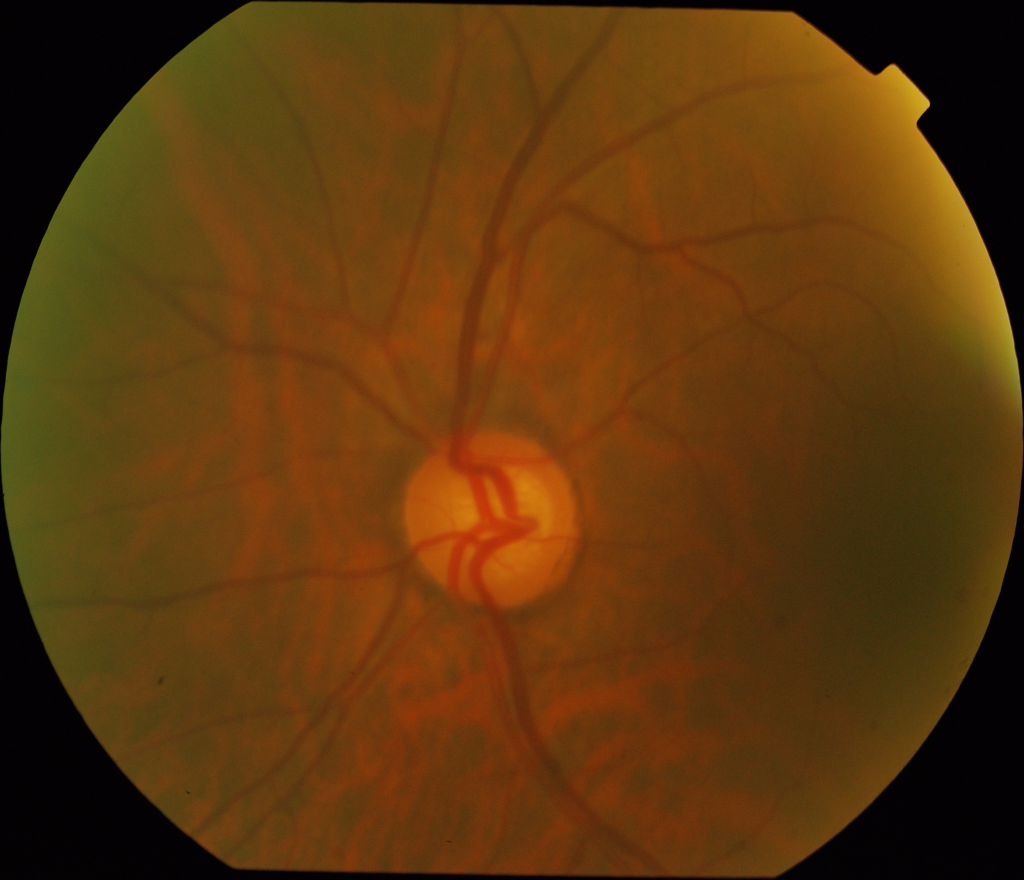
#> input picture Images/training/drishtiGS_037.png, 2048 x 1760 px (shown at 1/2 size)
$ jupyter execute --allow-errors optic_disk_segmentation_save.ipynb
#> lines starting #> are read from the running program, lines starting #| are printed output that depends on the picture; after the words box and inside, x2 and y2 are one past the last pixel; in counts of white or black regions, pixels touching at a corner belong together
Calling All Autobots

[cell 1]
import cv2
import numpy as np
from matplotlib import pyplot as plt
from skimage import exposure
import os

Function for histogram matching

[cell 2]
# Function for histogram matching
def histogram_matching(source, template):
    matched = exposure.match_histograms(source, template, channel_axis=None)
    return matched

Dataset

[cell 3]
#Data training
image1 = 'Images/training/drishtiGS_017.png'
image2 = 'Images/training/drishtiGS_032.png'
image3 = 'Images/training/drishtiGS_036.png'
image4 = 'Images/training/drishtiGS_037.png'
image5 ='Images/training/drishtiGS_040.png'
image6 = 'Images/training/drishtiGS_042.png'
image7 = 'Images/training/drishtiGS_049.png'
image8 = 'Images/training/drishtiGS_057.png'
image9 = 'Images/training/drishtiGS_060.png'
image10 = 'Images/training/drishtiGS_063.png'
image11 = 'Images/training/drishtiGS_064.png'
image12 = 'Images/training/drishtiGS_066.png'
image13 = 'Images/training/drishtiGS_068.png'
image14 = 'Images/training/drishtiGS_069.png'
image15 = 'Images/training/drishtiGS_080.png'
image16 = 'Images/training/drishtiGS_081.png'
image17 = 'Images/training/drishtiGS_084.png'
image18 = 'Images/training/drishtiGS_088.png'
image19 = 'Images/training/drishtiGS_094.png'
image20 = 'Images/training/drishtiGS_098.png'

#Data Testing
image21 = 'Images/testing/drishtiGS_033.png'
image22 = 'Images/testing/drishtiGS_038.png'
image23 = 'Images/testing/drishtiGS_041.png'
image24 = 'Images/testing/drishtiGS_046.png'
image25 = 'Images/testing/drishtiGS_051.png'
image26 = 'Images/testing/drishtiGS_058.png'
image27 = 'Images/testing/drishtiGS_076.png'
image28 = 'Images/testing/drishtiGS_089.png'
image29 = 'Images/testing/drishtiGS_090.png'
image30 = 'Images/testing/drishtiGS_092.png'


# Buat list yang berisi semua variabel gambar
images = [
    image1, image2, image3, image4, image5,
    image6, image7, image8, image9, image10,
    image11, image12, image13, image14, image15,
    image16,
    image17, image18,
    image19, image20,
    image21, image22, image23, image24, image25,
    image26, image27, image28, image29, image30
]

OD Actual

[cell 4]
#Data training
actual1 = 'Images/OD_training/drishtiGS_017_ODAvgBoundary_OD_img.png'
actual2 = 'Images/OD_training/drishtiGS_032_ODAvgBoundary_OD_img.png'
actual3 = 'Images/OD_training/drishtiGS_036_ODAvgBoundary_OD_img.png'
actual4 = 'Images/OD_training/drishtiGS_037_ODAvgBoundary_OD_img.png'
actual5 ='Images/OD_training/drishtiGS_040_ODAvgBoundary_OD_img.png'
actual6 = 'Images/OD_training/drishtiGS_042_ODAvgBoundary_OD_img.png'
actual7 = 'Images/OD_training/drishtiGS_049_ODAvgBoundary_OD_img.png'
actual8 = 'Images/OD_training/drishtiGS_057_ODAvgBoundary_OD_img.png'
actual9 = 'Images/OD_training/drishtiGS_060_ODAvgBoundary_OD_img.png'
actual10 = 'Images/OD_training/drishtiGS_063_ODAvgBoundary_OD_img.png'
actual11 = 'Images/OD_training/drishtiGS_064_ODAvgBoundary_OD_img.png'
actual12 = 'Images/OD_training/drishtiGS_066_ODAvgBoundary_OD_img.png'
actual13 = 'Images/OD_training/drishtiGS_068_ODAvgBoundary_OD_img.png'
actual14 = 'Images/OD_training/drishtiGS_069_ODAvgBoundary_OD_img.png'
actual15 = 'Images/OD_training/drishtiGS_080_ODAvgBoundary_OD_img.png'
actual16 = 'Images/OD_training/drishtiGS_081_ODAvgBoundary_OD_img.png'
actual17 = 'Images/OD_training/drishtiGS_084_ODAvgBoundary_OD_img.png'
actual18 = 'Images/OD_training/drishtiGS_088_ODAvgBoundary_OD_img.png'
actual19 = 'Images/OD_training/drishtiGS_094_ODAvgBoundary_OD_img.png'
actual20 = 'Images/OD_training/drishtiGS_098_ODAvgBoundary_OD_img.png'

#Data Testing
actual21 = 'Images/OD_testing/drishtiGS_033_ODAvgBoundary_OD_img.png'
actual22 = 'Images/OD_testing/drishtiGS_038_ODAvgBoundary_OD_img.png'
actual23 = 'Images/OD_testing/drishtiGS_041_ODAvgBoundary_OD_img.png'
actual24 = 'Images/OD_testing/drishtiGS_046_ODAvgBoundary_OD_img.png'
actual25 = 'Images/OD_testing/drishtiGS_051_ODAvgBoundary_OD_img.png'
actual26 = 'Images/OD_testing/drishtiGS_058_ODAvgBoundary_OD_img.png'
actual27 = 'Images/OD_testing/drishtiGS_076_ODAvgBoundary_OD_img.png'
actual28 = 'Images/OD_testing/drishtiGS_089_ODAvgBoundary_OD_img.png'
actual29 = 'Images/OD_testing/drishtiGS_090_ODAvgBoundary_OD_img.png'
actual30 = 'Images/OD_testing/drishtiGS_092_ODAvgBoundary_OD_img.png'

# Buat list yang berisi semua variabel gambar
actuals = [
    actual1, actual2, actual3, actual4, actual5,
    actual6, actual7, actual8, actual9, actual10,
    actual11, actual12, actual13, actual14, actual15,
    actual16, actual17, actual18, actual19, actual20,
    actual21, actual22, actual23, actual24, actual25,
    actual26, actual27, actual28, actual29, actual30
]

Read reference image

[cell 5]
# Read reference image and input image
reference_image_path = 'Images/training/drishtiGS_037.png'
# Load the images
reference_image = cv2.imread(reference_image_path)
#> reference_image is the input picture: shape (1760, 2048, 3); mean B, G, R 13.3, 54.7, 92.9
# Convert images to grayscale
gray_reference = cv2.cvtColor(reference_image, cv2.COLOR_BGR2GRAY)
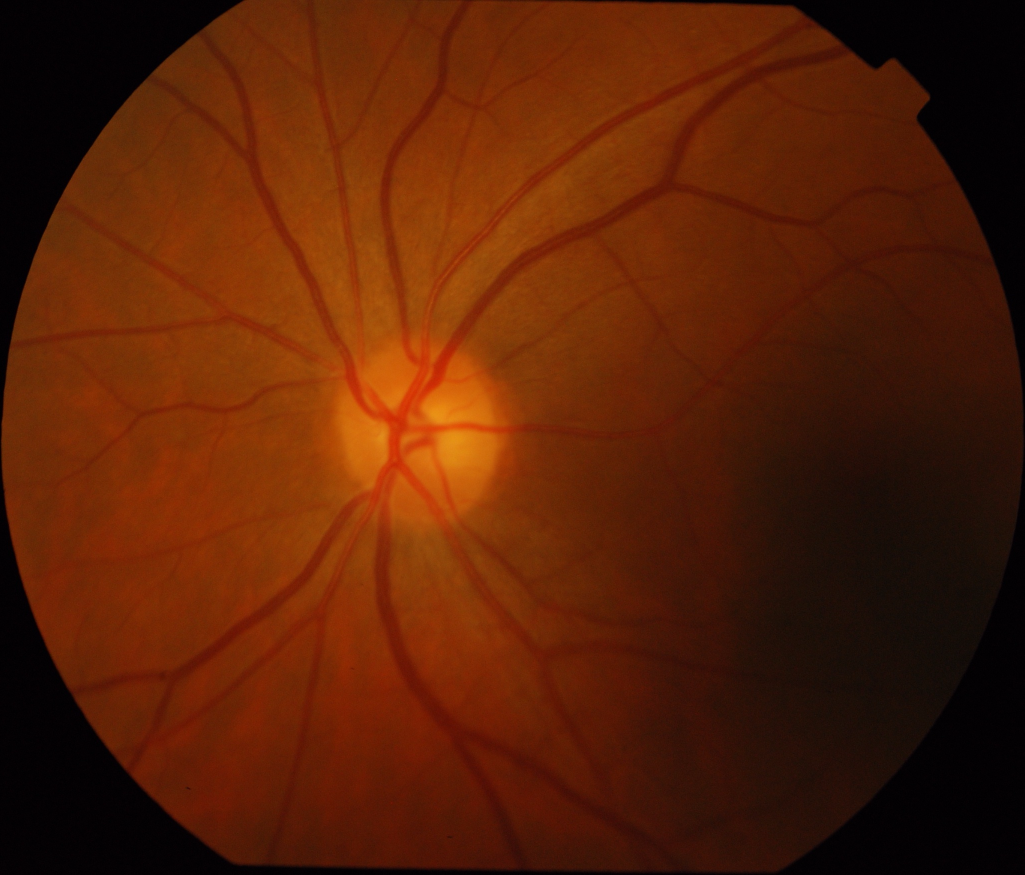
#> input picture Images/training/drishtiGS_017.png, 2049 x 1750 px (shown at 1/2 size)
#> further down, fundus_image is the input picture: shape (1750, 2049, 3); mean B, G, R 5.7, 32.3, 88.1

List to save %OD, F-Score, ROI Efficiency

[cell 6]
od_percents = []
f_scores = []
roi_effs = []

Pixel limit for initial cropping & Counter for saving location

[cell 7]
xa = 100
xb = 100
ya = 550
yb = 1300
counter = 1

Iteration 20 Images to get OD

#> (a cell that did not finish here is left out)

#> in histogram_matching, `matched = exposure.match_histograms(source, template, channel_axis=None)`:
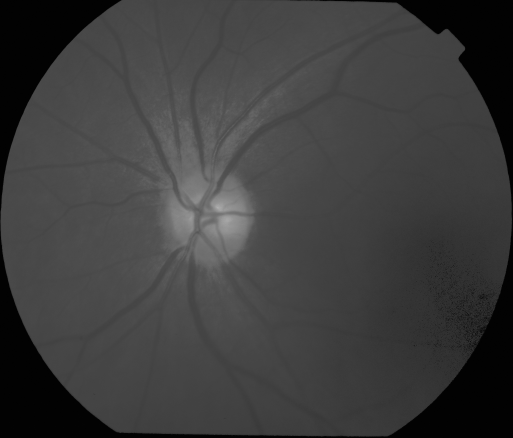
#> matched: shape (1750, 2049) float64 (shown at 1/4 size); min 0.0249, max 179, mean 61.3
#> `fundus_cropped = matched_image[ya:yb, xa:width-xb]`:
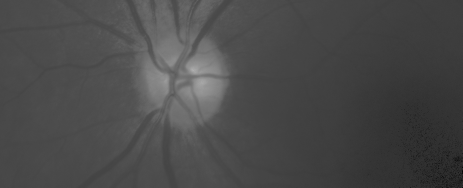
#> fundus_cropped: shape (750, 1849) float64 (shown at 1/4 size); min 3.76, max 179, mean 74
#> `_, binary_image = cv2.threshold(fundus_cropped, 100, 255, cv2.THRESH_B..`:
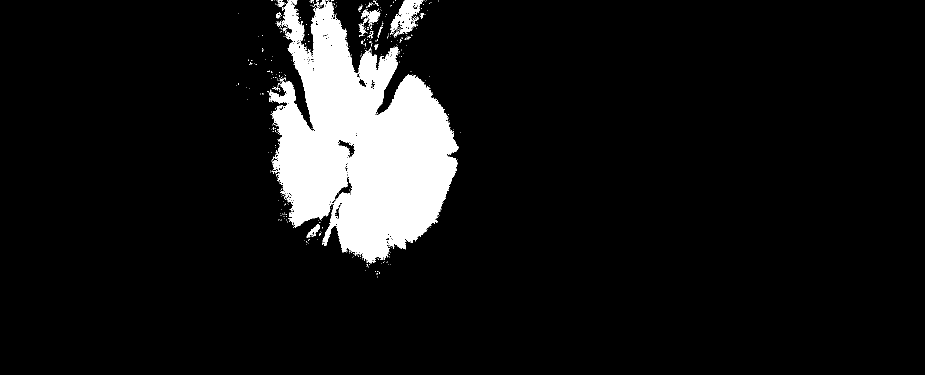
#> binary_image: shape (750, 1849) float64 (shown at 1/2 size); 8.7% white; 414 white regions (393 under 20 px), largest, box (x1, y1, x2, y2) and area: (537, 0, 918, 527) 115317, (780, 0, 844, 69) 2069, (722, 19, 760, 46) 498
#> `contours, _ = cv2.findContours(closed_image_uint8, cv2.RETR_EXTERNAL, ..`: contours = 1 contour; box (x1, y1, x2, y2) and area: (563, 0, 914, 516) 108382
#> `largest_contour_ROI = max(contours, key=cv2.contourArea)`: largest_contour_ROI = contour of 291 points, box (x1, y1, x2, y2) (563, 0, 914, 516), area 108382
#> `ellipse_ROI = cv2.fitEllipse(largest_contour_ROI)`: ellipse_ROI = ((730.3, 293.4), (336.8, 435.2), 160.5)
#> `(center, axes, angle) = ellipse_ROI`: center = (730.3, 293.4); axes = (336.8, 435.2); angle = 160.5
#> `center_x, center_y = center`: center_x = 730.3; center_y = 293.4
#> `width, height = axes`: width = 336.8; height = 435.2
#> `x1 = int(center_x - width // 2)-100`: x1 = 462
#> `x2 = int(center_x + width // 2)+100`: x2 = 998
#> `y1 = int(center_y - height // 2)-100`: y1 = -24
#> `y2 = int(center_y + height // 2)+100`: y2 = 610
#> `y1, y2 = max(0, y1), min(fundus_cropped.shape[0], y2)`: y1 = 0
#> `roi_cropped = fundus_cropped[y1:y2, x1:x2]`:
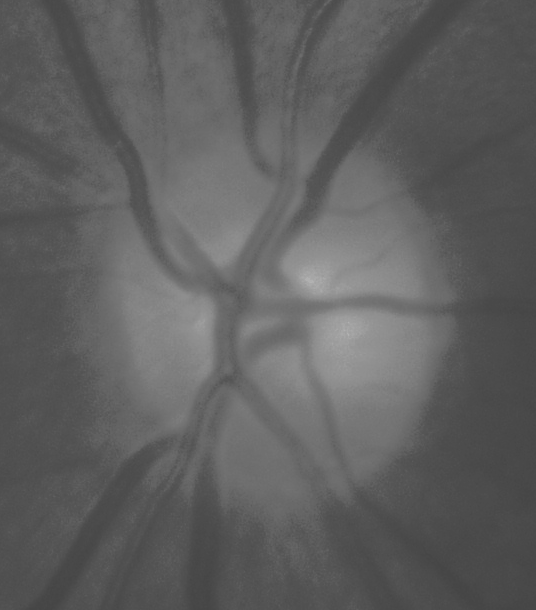
#> roi_cropped: shape (610, 536) float64; min 69.37, max 179, mean 96
#> `roi_rgb = RGB_cropped[y1:y2, x1:x2]`:
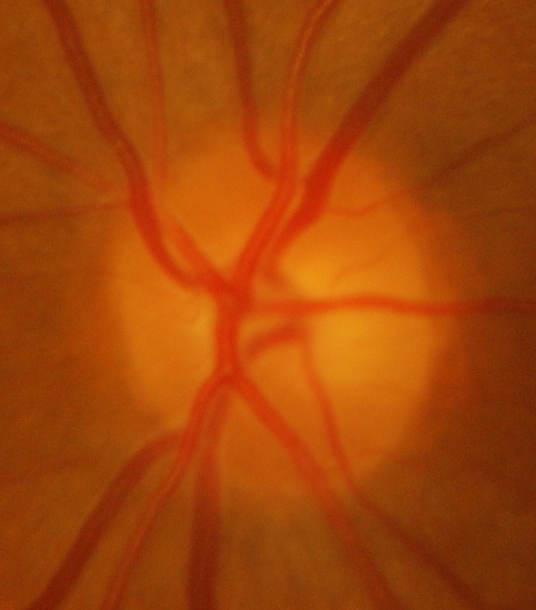
#> roi_rgb: shape (610, 536, 3); mean B, G, R 8.8, 68.9, 163
#> `cv2.ellipse(color_image, ellipse_ROI, (0, 0, 255), 2)`:
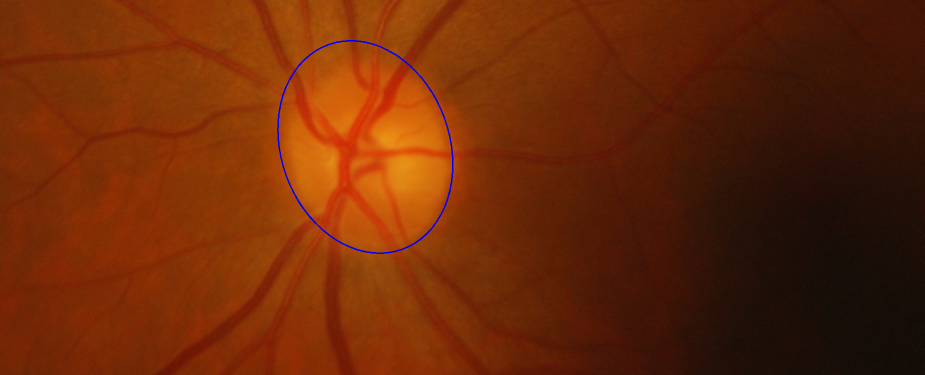
#> color_image: shape (750, 1849, 3) (shown at 1/2 size); mean R, G, B 107.9, 41.4, 7.2
    # Get the dimensions of the image
    height, width, _ = fundus_image.shape

    # Crop the image along the y-axis from 550 to 1300
    # Taking the entire width for x-axis
    fundus_cropped = matched_image[ya:yb, xa:width-xb] #gray
    RGB_cropped = fundus_image[ya:yb, xa:width-xb]

    # Apply thresholding
    _, binary_image = cv2.threshold(fundus_cropped, 100, 255, cv2.THRESH_BINARY)
    # Perform morphological opening
    kernel_open = np.ones((20, 20), np.uint8)
    opened_image = cv2.morphologyEx(binary_image, cv2.MORPH_OPEN, kernel_open)
    # Perform morphological closing
    kernel_close = np.ones((100, 100), np.uint8)
    closed_image = cv2.morphologyEx(opened_image, cv2.MORPH_CLOSE, kernel_close)

    # Convert closed_image to grayscale if it's not already in grayscale
    if len(closed_image.shape) > 2:
        closed_image_gray = cv2.cvtColor(closed_image, cv2.COLOR_BGR2GRAY)
    else:
        closed_image_gray = closed_image

    # Ensure the image is in the correct format (CV_8UC1)
    closed_image_uint8 = np.uint8(closed_image_gray)
    # Find contours
    contours, _ = cv2.findContours(closed_image_uint8, cv2.RETR_EXTERNAL, cv2.CHAIN_APPROX_SIMPLE)

    # Check if any contours were found
    if not contours:
        raise ValueError("No contours found in the image")

    # Get the largest contour
    largest_contour_ROI = max(contours, key=cv2.contourArea)

    #Initialize x1,x2,y1,y2 to become global variables
    x1=0
    x2=0
    y1=0
    y2=0

    # Fit ellipse ke kontur terbesar
    if len(largest_contour_ROI) >= 5:  # Minimum number of points required to fit ellipse
        ellipse_ROI = cv2.fitEllipse(largest_contour_ROI)

        # Get the parameters of the ellipse
        (center, axes, angle) = ellipse_ROI
        center_x, center_y = center
        width, height = axes

        # Calculate bounding box of the ellipse
        x1 = int(center_x - width // 2)-100
        x2 = int(center_x + width // 2)+100
        y1 = int(center_y - height // 2)-100
        y2 = int(center_y + height // 2)+100

        # Ensure the crop area is within the image bounds
        y1, y2 = max(0, y1), min(fundus_cropped.shape[0], y2)
        x1, x2 = max(0, x1), min(fundus_cropped.shape[1], x2)

        # Crop the image to the bounding box of the ellipse
        roi_cropped = fundus_cropped[y1:y2, x1:x2]
        roi_rgb = RGB_cropped[y1:y2, x1:x2]

        # Convert RGB_cropped to RGB format
        color_image = cv2.cvtColor(RGB_cropped, cv2.COLOR_BGR2RGB)

        # Draw ellipse on the color image
        cv2.ellipse(color_image, ellipse_ROI, (0, 0, 255), 2)

    else:
        print("There are not enough contour points for elliptical fitting.")

    # Convert actual_od to a single-channel image if necessary
    actual_od_gray = cv2.cvtColor(actual_od, cv2.COLOR_BGR2GRAY)

    # Calculate the number of non-zero pixels full images
    od_pixel = cv2.countNonZero(actual_od_gray)

    # Get the dimensions of the image
    height, width, _ = actual_od.shape

    # Crop the image along the y-axis from 700 to 1400
    # Taking the entire width for x-axis
    actual_od_crop = actual_od_gray[ya:yb, xa:width-xb]

    # Cropping sesuai ROI
    actual_od_roi = actual_od_crop[y1:y2, x1:x2]

    # Calculate the total number of pixels in the ROI
    total_pixel_roi = cv2.countNonZero(actual_od_roi)

    # Calculate the percentage of ROI obtained in the image
    od_percent = (total_pixel_roi/od_pixel) * 100
    od_percents.append(od_percent)

    # Get the shape of actual_od_roi
    height_roi, width_roi = actual_od_roi.shape

    # Calculate the ROI Efficiency
    roi_eff = total_pixel_roi*100 / (height_roi * width_roi)
    roi_effs.append(roi_eff)

    # Split channel
    B, G, R = cv2.split(roi_rgb)

    # Convert B, G, R from OpenCV format (BGR) to matplotlib displayable format (RGB)
    # # For that, we need to set R, G, B to their respective channels in the RGB image.
    zeros = np.zeros_like(B)  # array dengan nilai nol untuk channel lain
    R_img = cv2.merge([zeros, zeros, R])  # Red Only
    G_img = cv2.merge([zeros, G, zeros])  # Green Only
    B_img = cv2.merge([B, zeros, zeros])  # Blue Only

    # Calculate the histogram for each channel (B, G, R)
    hist_b = cv2.calcHist([roi_rgb], [0], None, [256], [0, 256])
    hist_g = cv2.calcHist([roi_rgb], [1], None, [256], [0, 256])
    hist_r = cv2.calcHist([roi_rgb], [2], None, [256], [0, 256])

    # Hitung nilai minimum dan maksimum dari setiap saluran warna
    min_r, max_r = np.min(R), np.max(R)

    # Perform contrast stretching on the red channel
    r_stretched = ((R - min_r) / (max_r - min_r)) * 255
    r_stretched = np.uint8(r_stretched)

    # Recombine the modified red color channel with the empty green and blue channels
    stretched_img = cv2.merge((zeros, zeros, r_stretched))

    # Stretched hist
    hist_stretch = cv2.calcHist([r_stretched], [0], None, [256], [0, 256])

    # split channel
    b, g, r = cv2.split(stretched_img)

    # Create a mask based on the threshold condition in the red channel
    mask = r < 150

    # Set the value of the mask to 0 in the red channel
    r[mask] = 0

    # Rejoin channels
    pass_if_img = cv2.merge([b, g, r])
    pass_if_img_r = cv2.calcHist([pass_if_img], [2], None, [256], [0, 256])

    # Perform morphological closing
    kernel_close = np.ones((30,30),np.uint8)
    closed_image = cv2.morphologyEx(pass_if_img, cv2.MORPH_CLOSE, kernel_close)

    # Convert closed_image to grayscale if it's not already in grayscale
    if len(closed_image.shape) > 2:
        closed_image_gray = cv2.cvtColor(closed_image, cv2.COLOR_BGR2GRAY)
    else:
        closed_image_gray = closed_image

    # Ensure the image is in the correct format (CV_8UC1)
    closed_image_uint8 = np.uint8(closed_image_gray)
    # Find contours
    contours, _ = cv2.findContours(closed_image_uint8, cv2.RETR_EXTERNAL, cv2.CHAIN_APPROX_SIMPLE)

    # Check if any contours were found
    if not contours:
        raise ValueError("No contours found in the image")

    # Get the largest contour
    largest_contour_OD = max(contours, key=cv2.contourArea)

    # Fit the ellipse to the largest contour
    if len(largest_contour_OD) >= 20:  # Minimum number of points required to fit ellipse
        ellipse_OD = cv2.fitEllipse(largest_contour_OD)
        # Extract center information and other ellipse parameters
        (x_center, y_center), (major_axis, minor_axis), angle = ellipse_OD

        # Calculate the new center with the addition of the translation value
        new_x_center = x_center + x1 + xa # added according to the earliest cropping
        new_y_center = y_center + y1 + ya # added according to the earliest cropping

        # New ellipse shape with shifted center
        shifted_ellipse = ((new_x_center, new_y_center), (major_axis, minor_axis), angle)

        # Gambar ellips yang diperkirakan di atas citra RGB
        optic_disc_with_ellipse = cv2.ellipse(fundus_image, shifted_ellipse, (0, 255, 0), 2)
        optic_disc_filled = cv2.ellipse(fundus_image, shifted_ellipse, (255, 255, 255), -1)
        optic_disc_filled_gray =cv2.cvtColor(optic_disc_filled, cv2.COLOR_BGR2GRAY)
        _, optic_disc_filled_binary = cv2.threshold(optic_disc_filled_gray, 254, 255, cv2.THRESH_BINARY)

        # bounding box
        cv2.rectangle(fundus_image_copy, (x1+xa, y1+ya), (x2+xa, y2+ya), (0, 255, 0), 2)

        # false negative, false positive, dan true positive
        false_negative = 0
        false_positive = 0
        true_positive = 0

        output_image_od = cv2.cvtColor(optic_disc_filled_binary, cv2.COLOR_GRAY2BGR)

        # Looping untuk setiap piksel di kedua citra perhitungan F-Score
        for y in range(height):
            for x in range(width):
                # false negative
                if optic_disc_filled_binary[y, x] == 0 and actual_od_gray[y, x] == 255:
                    false_negative += 1
                    output_image_od[y, x] = [0, 0, 255]  # Red
                # false positive
                elif optic_disc_filled_binary[y, x] == 255 and actual_od_gray[y, x] == 0:
                    false_positive += 1
                    output_image_od[y, x] = [0, 255, 255]  # Yellow
                # true positive
                elif optic_disc_filled_binary[y, x] == 255 and actual_od_gray[y, x] == 255:
                    true_positive += 1
                    output_image_od[y, x] = [0, 255, 0]  # Green
        f_score_od = true_positive*100/(true_positive+false_positive+false_negative)
        f_scores.append(f_score_od)

        segmented_optic_disk = cv2.bitwise_and(fundus_image_copy, fundus_image_copy, mask=optic_disc_filled_binary)

        # Saving
        if counter < 21 :
            folder_A = "A/Training"
            folder_B = "B/Training"
            folder_OD = "Result OD/Training"
        else :
            folder_A = "A/Testing"
            folder_B = "B/Testing"
            folder_OD = "Result OD/Testing"

        # Create a folder if it doesn't exist yet
        if not os.path.exists(folder_A):
            os.makedirs(folder_A)
        if not os.path.exists(folder_B):
            os.makedirs(folder_B)
        if not os.path.exists(folder_OD):
            os.makedirs(folder_OD)

        # Gets the file name without extension
        base_name = os.path.splitext(os.path.basename(image))[0]

        # Create a file name for the results
        file_A = f"{base_name}_A.png"
        file__B = f"{base_name}_B.png"
        file_OD = f"{base_name}_Result OD.png"

        # Path lengkap ke file yang akan disimpan
        file_path_A = os.path.join(folder_A, file_A)
        file_path_B = os.path.join(folder_B, file__B)
        file_path_OD = os.path.join(folder_OD, file_OD)

        # Menyimpan gambar menggunakan OpenCV
        cv2.imwrite(file_path_A, fundus_image_copy)
        cv2.imwrite(file_path_B, output_image_od)
        cv2.imwrite(file_path_OD, segmented_optic_disk)
    else:
        print("There are not enough contour points for elliptical fitting")
    counter = counter + 1
